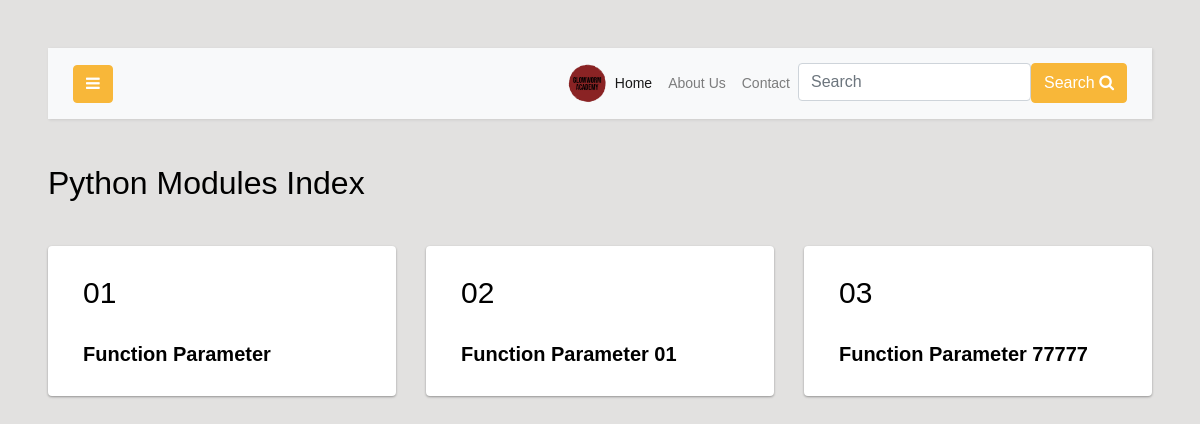
/category.php (signed in), run on the app's committed database.
### tables this page shows
CREATE TABLE `category` (
  `id` int(11) NOT NULL,
  `cat_name` text NOT NULL,
  `cat_type` text NOT NULL
);

### connection.php (called while the page is built, shortened)
<?php
if (isset($_SESSION['email'])) {
    $email = $_SESSION["email"];
} else {
    $email = "No User";
}

### category.php (the view, shortened to what this page needs)
<?php include_once("database/phpmyadmin/connection.php"); ?>
<!DOCTYPE html>
<html lang="en">
<head>
    <link rel="stylesheet" href="https://stackpath.bootstrapcdn.com/font-awesome/4.7.0/css/font-awesome.min.css">
	<link rel="stylesheet" href="css/css/style.css">
    <?php
    if (isset($_SESSION['email'])) {
        $query = "SELECT * from users WHERE email = '$email'";
        $result = mysqli_query($conn, $query);
        while($rows = mysqli_fetch_assoc($result))
        {
        $ut = $rows['user_type'];
        }
      } else {
      }
    ?>
</head>
<body>
<div id="content" class="p-4 p-md-5">
<nav class="navbar navbar-expand-lg navbar-light bg-light">
  <div class="container-fluid">
    <button type="button" id="sidebarCollapse" class="btn btn-primary">
      <i class="fa fa-bars"></i>
    </button>
    <div class="collapse navbar-collapse" id="navbarSupportedContent">
      <ul class="nav navbar-nav ml-auto">
      <li class="nav-item active">
      <img src="images/main.png" width ="40px">
      </li>
        <li class="nav-item active">
            <a class="nav-link" href="index.php">Home</a>
        </li>
        <li class="nav-item">
            <a class="nav-link" href="about.php">About Us</a>
        </li>
        <li class="nav-item">
            <a class="nav-link" href="contact.php">Contact</a>
        </li>
        <li class="nav-item">
        <div class="input-group">
  <div class="form-outline">
    <form action="search.php" method="GET">
    <input type="search" id="form1" name="find" class="form-control" placeholder="Search" /></div>
  <button type="submit" style="height: 40px;" class="btn btn-primary">Search
    <i class="fa fa-search"></i>
  </button></form>
</div>
        </li>
      </ul>
    </div>
  </div>
</nav>
<h2 class='mb-4'>Python Modules Index</h2>
<div class='row mt-12'>
<?php
        $query = "SELECT * from category";
        $result = mysqli_query($conn, $query);
        while($rows = mysqli_fetch_assoc($result))
        {
        $id = $rows['id'];
        $cat_name = $rows['cat_name'];
        ?>
        <?php
        if ($ut == 'admin') {
        echo "
        <div id='card' class='col-md-4' style='margin-top: 15px; '>
              <a href='python_module.php?id=$id'><div class='card-1' style=' overflow-y: scroll; padding: 20px;'><p class='col-md-2' style='font-size: 30px;'>0$id</p><b class='col-md-8' style='font-size: 20px;'>$cat_name</b></div></a>
              </div>";
      } else {}?>
    <?php } ?>
</body>
</html>

### category.php (style rules this page uses)
body { -ms-overflow-style: none; scrollbar-width: none; background-color: #e2e1e0; }
.card-1 { -ms-overflow-style: none; scrollbar-width: none; }
.card-1 { box-shadow: 0 1px 3px rgba(0,0,0,0.12), 0 1px 2px rgba(0,0,0,0.24); transition: all 0.3s cubic-bezier(.25,.8,.25,1); background-color: white; width: 100%; height: 150px; border-radius: 4px; color: black; }

### data on the page
category: id "1", cat_name "Function Parameter"
category: id "2", cat_name "Function Parameter 01"
category: id "3", cat_name "Function Parameter 77777"
